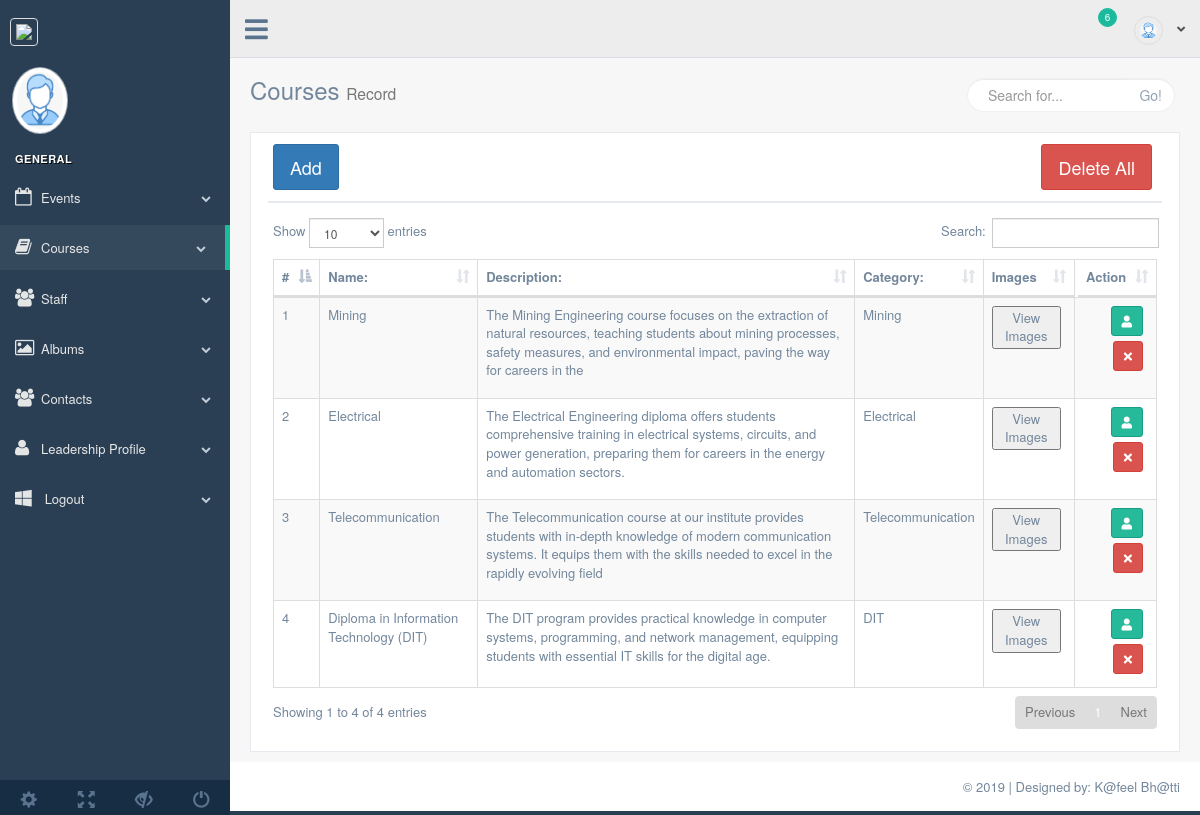
Screenshot of /admin/courses.php with the database file from the repository.
### tables this page shows
CREATE TABLE `courses` (
  `c_id` int(20) NOT NULL,
  `image` varchar(50) NOT NULL,
  `c_name` varchar(50) NOT NULL,
  `c_desc` varchar(200) NOT NULL,
  `category_id` int(11) DEFAULT NULL
);

CREATE TABLE `categories` (
  `id` int(11) NOT NULL,
  `name` varchar(255) NOT NULL
);

### admin/courses.php (the view, shortened to what this page needs)
<?php
require_once('process/conn.php');
$query="select * from courses";
			$excute=mysqli_query($conn, $query);
?>
<!DOCTYPE html>
<html lang="en">
<head>
    <link href="vendors/bootstrap/dist/css/bootstrap.min.css" rel="stylesheet">
    <link href="vendors/font-awesome/css/font-awesome.min.css" rel="stylesheet">
    <link href="vendors/nprogress/nprogress.css" rel="stylesheet">
    <link href="vendors/iCheck/skins/flat/green.css" rel="stylesheet">
    <link href="vendors/datatables.net-bs/css/dataTables.bootstrap.min.css" rel="stylesheet">
    <link href="vendors/datatables.net-buttons-bs/css/buttons.bootstrap.min.css" rel="stylesheet">
    <link href="vendors/datatables.net-fixedheader-bs/css/fixedHeader.bootstrap.min.css" rel="stylesheet">
    <link href="vendors/datatables.net-responsive-bs/css/responsive.bootstrap.min.css" rel="stylesheet">
    <link href="vendors/datatables.net-scroller-bs/css/scroller.bootstrap.min.css" rel="stylesheet">
    <link href="build/css/custom.css" rel="stylesheet">
</head>
<body class="nav-md">
<div class="container body">
    <div class="main_container">
        <?php require_once 'inc/sidebar.php';?>
        <?php require_once 'inc/header.php';?>
        <div class="right_col" role="main">
            <div class="">
                <div class="page-title">
                    <div class="title_left">
                        <h3>Courses <small>Record</small></h3>
                    </div>
                    <div class="title_right">
                        <div class="col-md-5 col-sm-5 col-xs-12 form-group pull-right top_search">
                            <div class="input-group">
                                <input type="text" class="form-control" placeholder="Search for...">
                                <span class="input-group-btn">
                      <button class="btn btn-default" type="button">Go!</button>
                    </span>
                            </div>
                        </div>
                    </div>
                </div>
                <div class="clearfix"></div>
                <div class="row">
                    <div class="col-md-12 col-sm-12 col-xs-12">
                        <div class="x_panel">
                            <div class="x_title">
                                <button type="button" class="btn btn-primary btn-lg" data-toggle="modal"
                                        data-target="#exampleModal" data-whatever="@mdo">Add </button>
                                <a href="process/courses_delete.php?all"> <button class="btn btn-danger btn-lg" style="float: right">Delete All</button></a>
                            </div>
                            <div class="x_content">
                                <table id="datatable" class="table table-striped table-bordered">
                                    <thead>
                                    <tr>
										<th>#</th>
                                        <th>Name:</th>
                                        <th>Description:</th>
                                        <th>Category:</th>
                                        <th>Images</th>
                                        <th style="float: right">Action</th>
                                    </tr>
                                    </thead>
                                    <tbody>
                                    <?php
                                    $i = 1;
                                    while ($record = mysqli_fetch_array($excute)) {
                                        if (!empty($record['category_id'])) {
                                            $category_query = "SELECT name FROM categories WHERE id = " . $record['category_id'];
                                            $category_result = mysqli_query($conn, $category_query);
                                            if (!$category_result) {
                                                echo "Error in query: " . mysqli_error($conn);
                                            } else {
                                                $category = mysqli_fetch_assoc($category_result);
                                            }
                                        } else {
                                            $category = ['name' => 'Unknown'];
                                            }
                                            ?>
                                            <tr>
                                                <td><?php echo $i; ?></td>
                                                <td><?php echo $record['c_name']; ?></td>
                                                <td><?php echo $record['c_desc']; ?></td>
                                                 <td><?php echo isset($category['name']) ? $category['name'] : 'Unknown'; ?></td>
                                                 <td><button data-toggle="modal" data-target="#imageModal<?php echo $record['c_id']; ?>">View Images</button></td>
                                                 <td class="text-right">
                                                    <a href="edit_courses.php?edit=<?php echo $record['c_id']; ?>">
                                                        <button type="button" rel="tooltip" class="btn btn-success btn-icon btn-sm ">
                                                            <i class="fa fa-user"></i>
                                                        </button>
                                                    </a>
                                                    <a href="process/courses_delete.php?dlt=<?php echo $record['c_id']; ?>">
                                                        <button type="button" rel="tooltip" class="btn btn-danger btn-icon btn-sm ">
                                                            <i class="fa fa-times"></i>
                                                        </button>
                                                    </a>
                                                </td>
                                            </tr>
										<?php $i++; } ?>
                                    </tbody>
                                </table>
                            </div>
                        </div>
                    </div>
                </div>
            </div>
        </div>
        <?php require_once 'inc/footer.php';?>
    </div>
</div>
</body>
</html>

### rows the page displays
courses: c_name "Mining", c_desc "The Mining Engineering course focuses on the extraction of natural resources, teaching students about mining processes, safety measures, and environmental impact, paving the way for careers in the", category.name "Mining"
courses: c_name "Electrical", c_desc "The Electrical Engineering diploma offers students comprehensive training in electrical systems, circuits, and power generation, preparing them for careers in the energy and automation sectors.", category.name "Electrical"
courses: c_name "Telecommunication", c_desc "The Telecommunication course at our institute provides students with in-depth knowledge of modern communication systems. It equips them with the skills needed to excel in the rapidly evolving field", category.name "Telecommunication"
courses: c_name "Diploma in Information Technology (DIT)", c_desc "The DIT program provides practical knowledge in computer systems, programming, and network management, equipping students with essential IT skills for the digital age.", category.name "DIT"
